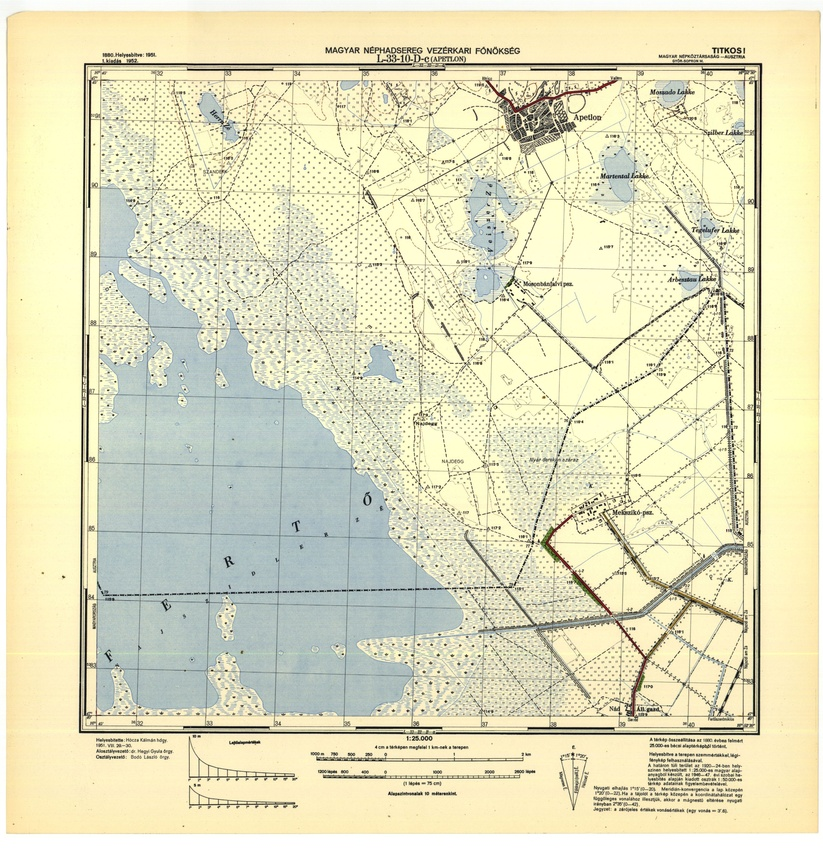
#> input picture test_maps/L-33-010-D-c.jpg, 823 x 857 px, shrunk from 3026 x 3150 before the run
$ python -i corner_utils.py   (imports and definitions only)   (older library calls are emulated)
#> lines starting #> are read from the running program, lines starting #| are printed output that depends on the picture; after the words box and inside, x2 and y2 are one past the last pixel; in counts of white or black regions, pixels touching at a corner belong together
import math
import cv2
import numpy as np


CORNER_ORDER = [
    "top_left",
    "top_right",
    "bottom_right",
    "bottom_left",
]

OUTPUT_RAW_MASK = "01_raw_gradient_laplacian_mask.jpg"
OUTPUT_THICK_LINE_MASK = "02_only_thick_straight_lines_mask.jpg"
OUTPUT_FINAL = "03_final_corners.jpg"


# ============================================================
# DETECTION CONFIG
# ============================================================

GAUSSIAN_BLUR_SIZE = 3
SHARP_AMOUNT = 1.8
SHARP_BLUR_SIZE = 5

SOBEL_KERNEL = 3
LAPLACIAN_KERNEL = 3

GRADIENT_WEIGHT = 0.55
LAPLACIAN_WEIGHT = 0.45

MASK_THRESHOLD = 45

OPEN_SIZE = 1
CLOSE_SIZE = 2
DILATE_SIZE = 1

MIN_COMPONENT_AREA = 250

PRE_CLOSE_SIZE = 7
PRE_OPEN_SIZE = 3

HORIZONTAL_KERNEL_RATIO = 0.06
VERTICAL_KERNEL_RATIO = 0.06

MIN_HORIZONTAL_KERNEL = 45
MIN_VERTICAL_KERNEL = 45

LINE_THICKEN_SIZE = 5
FINAL_CLOSE_SIZE = 9

MIN_LINE_SUPPORT_RATIO = 0.35

MIN_GAP = 3
MAX_GAP = 35

TOP_BOTTOM_SEARCH_RATIO = 0.35
LEFT_RIGHT_SEARCH_RATIO = 0.35

INNER_CORNER_OFFSET = 2


# ============================================================
# REFINEMENT CONFIG
# ============================================================

CROSS_SEARCH_RADIUS = 16
CORNER_NEIGHBORHOOD_RADIUS = 60

REFINE_DARK_THRESHOLD = 175

H_REFINE_KERNEL_SIZE = 25
V_REFINE_KERNEL_SIZE = 25

MIN_REFINE_LINE_SUPPORT = 10
REFINE_DISTANCE_PENALTY = 1.5


# ============================================================
# DRAWING CONFIG
# ============================================================

# OpenCV uses BGR.
# Dark green = final refined rectangle.
# Dark blue = before-refine rectangle.
COLOR_REFINED = (0, 120, 0)
COLOR_BEFORE_REFINE = (160, 70, 0)
COLOR_TEXT = (255, 255, 255)


# ============================================================
# BASIC HELPERS
# ============================================================

def clamp(v, lo, hi):
    return max(lo, min(hi, v))


def odd_kernel(size):
    size = int(size)

    if size < 1:
        size = 1

    if size % 2 == 0:
        size += 1

    return size


def normalize_uint8(image):
    return cv2.normalize(
        image,
        None,
        0,
        255,
        cv2.NORM_MINMAX,
    ).astype(np.uint8)


def make_rect_kernel(w, h):
    return cv2.getStructuringElement(
        cv2.MORPH_RECT,
        (max(1, int(w)), max(1, int(h))),
    )


# ============================================================
# MASK BUILDING
# ============================================================

def sharpen_gray(gray):
    blur_size = odd_kernel(SHARP_BLUR_SIZE)

    blurred = cv2.GaussianBlur(
        gray,
        (blur_size, blur_size),
        0,
    )

    sharp = cv2.addWeighted(
        gray,
        1.0 + SHARP_AMOUNT,
        blurred,
        -SHARP_AMOUNT,
        0,
    )

    return sharp


def make_gradient_laplacian_mask(image_bgr):
    gray = cv2.cvtColor(image_bgr, cv2.COLOR_BGR2GRAY)

    gray = cv2.GaussianBlur(
        gray,
        (
            odd_kernel(GAUSSIAN_BLUR_SIZE),
            odd_kernel(GAUSSIAN_BLUR_SIZE),
        ),
        0,
    )

    gray = sharpen_gray(gray)

    gx = cv2.Sobel(
        gray,
        cv2.CV_32F,
        1,
        0,
        ksize=SOBEL_KERNEL,
    )

    gy = cv2.Sobel(
        gray,
        cv2.CV_32F,
        0,
        1,
        ksize=SOBEL_KERNEL,
    )

    gradient = cv2.magnitude(gx, gy)
    gradient = normalize_uint8(gradient)

    laplacian = cv2.Laplacian(
        gray,
        cv2.CV_32F,
        ksize=LAPLACIAN_KERNEL,
    )

    laplacian = np.abs(laplacian)
    laplacian = normalize_uint8(laplacian)

    combined = cv2.addWeighted(
        gradient,
        GRADIENT_WEIGHT,
        laplacian,
        LAPLACIAN_WEIGHT,
        0,
    )

    combined = normalize_uint8(combined)

    _, mask = cv2.threshold(
        combined,
        MASK_THRESHOLD,
        255,
        cv2.THRESH_BINARY,
    )

    if OPEN_SIZE > 0:
        mask = cv2.morphologyEx(
            mask,
            cv2.MORPH_OPEN,
            make_rect_kernel(OPEN_SIZE, OPEN_SIZE),
        )

    if CLOSE_SIZE > 0:
        mask = cv2.morphologyEx(
            mask,
            cv2.MORPH_CLOSE,
            make_rect_kernel(CLOSE_SIZE, CLOSE_SIZE),
        )

    if DILATE_SIZE > 0:
        mask = cv2.dilate(
            mask,
            make_rect_kernel(DILATE_SIZE, DILATE_SIZE),
            iterations=1,
        )

    return mask


def remove_small_components(mask, min_area):
    num_labels, labels, stats, _ = cv2.connectedComponentsWithStats(
        mask,
        connectivity=8,
    )

    cleaned = np.zeros_like(mask)

    for label in range(1, num_labels):
        area = stats[label, cv2.CC_STAT_AREA]

        if area >= min_area:
            cleaned[labels == label] = 255

    return cleaned


def keep_only_thick_straight_lines(mask):
    h, w = mask.shape[:2]

    cleaned = mask.copy()

    cleaned = cv2.morphologyEx(
        cleaned,
        cv2.MORPH_CLOSE,
        make_rect_kernel(PRE_CLOSE_SIZE, PRE_CLOSE_SIZE),
        iterations=2,
    )

    cleaned = cv2.morphologyEx(
        cleaned,
        cv2.MORPH_OPEN,
        make_rect_kernel(PRE_OPEN_SIZE, PRE_OPEN_SIZE),
        iterations=1,
    )

    cleaned = remove_small_components(
        cleaned,
        MIN_COMPONENT_AREA,
    )

    horizontal_kernel_w = max(
        MIN_HORIZONTAL_KERNEL,
        int(w * HORIZONTAL_KERNEL_RATIO),
    )

    vertical_kernel_h = max(
        MIN_VERTICAL_KERNEL,
        int(h * VERTICAL_KERNEL_RATIO),
    )

    horizontal = cv2.morphologyEx(
        cleaned,
        cv2.MORPH_OPEN,
        make_rect_kernel(horizontal_kernel_w, 3),
        iterations=1,
    )

    vertical = cv2.morphologyEx(
        cleaned,
        cv2.MORPH_OPEN,
        make_rect_kernel(3, vertical_kernel_h),
        iterations=1,
    )

    straight = cv2.bitwise_or(horizontal, vertical)

    straight = cv2.dilate(
        straight,
        make_rect_kernel(LINE_THICKEN_SIZE, LINE_THICKEN_SIZE),
        iterations=1,
    )

    straight = cv2.morphologyEx(
        straight,
        cv2.MORPH_CLOSE,
        make_rect_kernel(FINAL_CLOSE_SIZE, FINAL_CLOSE_SIZE),
        iterations=2,
    )

    straight = remove_small_components(
        straight,
        MIN_COMPONENT_AREA,
    )

    return straight


# ============================================================
# CORRIDOR DETECTION
# ============================================================

def find_double_horizontal_space(mask, y_start, y_end):
    h, w = mask.shape[:2]

    roi = mask[y_start:y_end, :]

    if roi.size == 0:
        return None

    row_support = np.count_nonzero(roi > 0, axis=1)
    support_threshold = int(w * MIN_LINE_SUPPORT_RATIO)

    strong_rows = np.where(row_support >= support_threshold)[0]

    best = None
    best_score = -1

    for i in range(len(strong_rows)):
        for j in range(i + 1, len(strong_rows)):
            y1 = strong_rows[i]
            y2 = strong_rows[j]

            gap = y2 - y1

            if gap < MIN_GAP:
                continue

            if gap > MAX_GAP:
                break

            middle = roi[y1 + 1:y2, :]

            if middle.size == 0:
                continue

            empty_score = 1.0 - (
                np.count_nonzero(middle > 0) / middle.size
            )

            line_score = (
                row_support[y1] + row_support[y2]
            ) / (2.0 * w)

            score = empty_score * 0.65 + line_score * 0.35

            if score > best_score:
                best_score = score
                best = (
                    y_start + y1,
                    y_start + y2,
                    best_score,
                )

    return best


def find_double_vertical_space(mask, x_start, x_end):
    h, w = mask.shape[:2]

    roi = mask[:, x_start:x_end]

    if roi.size == 0:
        return None

    col_support = np.count_nonzero(roi > 0, axis=0)
    support_threshold = int(h * MIN_LINE_SUPPORT_RATIO)

    strong_cols = np.where(col_support >= support_threshold)[0]

    best = None
    best_score = -1

    for i in range(len(strong_cols)):
        for j in range(i + 1, len(strong_cols)):
            x1 = strong_cols[i]
            x2 = strong_cols[j]

            gap = x2 - x1

            if gap < MIN_GAP:
                continue

            if gap > MAX_GAP:
                break

            middle = roi[:, x1 + 1:x2]

            if middle.size == 0:
                continue

            empty_score = 1.0 - (
                np.count_nonzero(middle > 0) / middle.size
            )

            line_score = (
                col_support[x1] + col_support[x2]
            ) / (2.0 * h)

            score = empty_score * 0.65 + line_score * 0.35

            if score > best_score:
                best_score = score
                best = (
                    x_start + x1,
                    x_start + x2,
                    best_score,
                )

    return best


def get_inner_corridor_intersection_points(top, bottom, left, right, width, height):
    if top is None or bottom is None or left is None or right is None:
        return None

    _, top_inner_y, _ = top
    bottom_inner_y, _, _ = bottom

    _, left_inner_x, _ = left
    right_inner_x, _, _ = right

    offset = INNER_CORNER_OFFSET

    points = {
        "top_left": (
            left_inner_x + offset,
            top_inner_y + offset,
        ),
        "top_right": (
            right_inner_x - offset,
            top_inner_y + offset,
        ),
        "bottom_right": (
            right_inner_x - offset,
            bottom_inner_y - offset,
        ),
        "bottom_left": (
            left_inner_x + offset,
            bottom_inner_y - offset,
        ),
    }

    safe_points = {}

    for name, (x, y) in points.items():
        safe_points[name] = (
            clamp(int(round(x)), 0, width - 1),
            clamp(int(round(y)), 0, height - 1),
        )

    return safe_points


def detect_initial_corners(image_bgr):
    h, w = image_bgr.shape[:2]

    raw_mask = make_gradient_laplacian_mask(image_bgr)
    thick_line_mask = keep_only_thick_straight_lines(raw_mask)

    top_end = int(h * TOP_BOTTOM_SEARCH_RATIO)
    bottom_start = int(h * (1.0 - TOP_BOTTOM_SEARCH_RATIO))

    left_end = int(w * LEFT_RIGHT_SEARCH_RATIO)
    right_start = int(w * (1.0 - LEFT_RIGHT_SEARCH_RATIO))

    top = find_double_horizontal_space(thick_line_mask, 0, top_end)
    bottom = find_double_horizontal_space(thick_line_mask, bottom_start, h)
    left = find_double_vertical_space(thick_line_mask, 0, left_end)
    right = find_double_vertical_space(thick_line_mask, right_start, w)

    points = get_inner_corridor_intersection_points(
        top,
        bottom,
        left,
        right,
        w,
        h,
    )

    debug_info = {
        "raw_mask": raw_mask,
        "thick_line_mask": thick_line_mask,
        "top": top,
        "bottom": bottom,
        "left": left,
        "right": right,
    }

    return points, debug_info


def detect_corners_with_second_script_logic(image_bgr):
    return detect_initial_corners(image_bgr)


# ============================================================
# CORNER REFINEMENT
# ============================================================

def crop_neighborhood(img, center, radius):
    h, w = img.shape[:2]

    cx, cy = center

    x1 = clamp(cx - radius, 0, w - 1)
    y1 = clamp(cy - radius, 0, h - 1)
    x2 = clamp(cx + radius, 0, w - 1)
    y2 = clamp(cy + radius, 0, h - 1)

    roi = img[y1:y2 + 1, x1:x2 + 1].copy()

    return roi, x1, y1


def build_refine_dark_mask(gray):
    _, dark = cv2.threshold(
        gray,
        REFINE_DARK_THRESHOLD,
        255,
        cv2.THRESH_BINARY_INV,
    )

    return dark


def detect_refine_line_masks(dark):
    h_mask = cv2.morphologyEx(
        dark,
        cv2.MORPH_OPEN,
        make_rect_kernel(H_REFINE_KERNEL_SIZE, 1),
    )

    v_mask = cv2.morphologyEx(
        dark,
        cv2.MORPH_OPEN,
        make_rect_kernel(1, V_REFINE_KERNEL_SIZE),
    )

    h_mask = cv2.dilate(
        h_mask,
        make_rect_kernel(5, 1),
        iterations=1,
    )

    v_mask = cv2.dilate(
        v_mask,
        make_rect_kernel(1, 5),
        iterations=1,
    )

    return h_mask, v_mask


def score_cross_candidate(h_mask, v_mask, x, y):
    h, w = h_mask.shape[:2]

    left = max(0, x - CROSS_SEARCH_RADIUS)
    right = min(w - 1, x + CROSS_SEARCH_RADIUS)
    top = max(0, y - CROSS_SEARCH_RADIUS)
    bottom = min(h - 1, y + CROSS_SEARCH_RADIUS)

    h_row = h_mask[y, left:right + 1]
    v_col = v_mask[top:bottom + 1, x]

    h_support = int(np.count_nonzero(h_row))
    v_support = int(np.count_nonzero(v_col))

    direct_hit = 0

    if h_mask[y, x] > 0:
        direct_hit += 1

    if v_mask[y, x] > 0:
        direct_hit += 1

    score = h_support + v_support + direct_hit * 25

    if h_support < MIN_REFINE_LINE_SUPPORT:
        score -= 1000

    if v_support < MIN_REFINE_LINE_SUPPORT:
        score -= 1000

    return score, h_support, v_support


def refine_corner_by_cross(original, predicted_corner):
    roi, rx1, ry1 = crop_neighborhood(
        original,
        predicted_corner,
        CORNER_NEIGHBORHOOD_RADIUS,
    )

    gray = cv2.cvtColor(roi, cv2.COLOR_BGR2GRAY)

    gray = cv2.GaussianBlur(
        gray,
        (3, 3),
        0,
    )

    dark = build_refine_dark_mask(gray)
    h_mask, v_mask = detect_refine_line_masks(dark)

    local_guess_x = int(round(predicted_corner[0] - rx1))
    local_guess_y = int(round(predicted_corner[1] - ry1))

    h, w = gray.shape[:2]

    sx1 = clamp(local_guess_x - CROSS_SEARCH_RADIUS, 0, w - 1)
    sy1 = clamp(local_guess_y - CROSS_SEARCH_RADIUS, 0, h - 1)
    sx2 = clamp(local_guess_x + CROSS_SEARCH_RADIUS, 0, w - 1)
    sy2 = clamp(local_guess_y + CROSS_SEARCH_RADIUS, 0, h - 1)

    best = None

    for y in range(sy1, sy2 + 1):
        for x in range(sx1, sx2 + 1):
            score, h_support, v_support = score_cross_candidate(
                h_mask,
                v_mask,
                x,
                y,
            )

            dist = math.sqrt(
                (x - local_guess_x) ** 2 +
                (y - local_guess_y) ** 2,
            )

            final_score = score - dist * REFINE_DISTANCE_PENALTY

            if best is None or final_score > best["score"]:
                best = {
                    "score": final_score,
                    "point": (rx1 + x, ry1 + y),
                    "h_support": h_support,
                    "v_support": v_support,
                }

    if best is None:
        return predicted_corner, {
            "score": None,
            "h_support": 0,
            "v_support": 0,
        }

    return best["point"], best


def refine_all_corners_by_cross(original, predicted_points):
    refined = {}
    refine_info = {}

    for corner in CORNER_ORDER:
        refined_point, info = refine_corner_by_cross(
            original,
            predicted_points[corner],
        )

        refined[corner] = refined_point
        refine_info[corner] = info

    return refined, refine_info


def detect_and_refine_corners(image_bgr):
    predicted_points, debug_info = detect_initial_corners(image_bgr)

    if predicted_points is None:
        return None, None

    refined_points, refine_info = refine_all_corners_by_cross(
        image_bgr,
        predicted_points,
    )

    debug_info["before_refine"] = predicted_points
    debug_info["after_refine"] = refined_points
    debug_info["refine_info"] = refine_info

    return refined_points, debug_info


# ============================================================
# DRAWING HELPERS
# ============================================================

# [87 lines left out: functions draw_point, draw_polygon, draw_corner_set, draw_final_corners, not called in this run]

>>> import cv2
>>> picture = cv2.imread('../test_maps/L-33-010-D-c.jpg')
#> picture is the input picture: shape (857, 823, 3); mean B, G, R 190, 222.5, 224.6
>>> result = detect_and_refine_corners(picture)
#> in make_gradient_laplacian_mask, `gray = cv2.cvtColor(image_bgr, cv2.COLOR_BGR2GRAY)`:
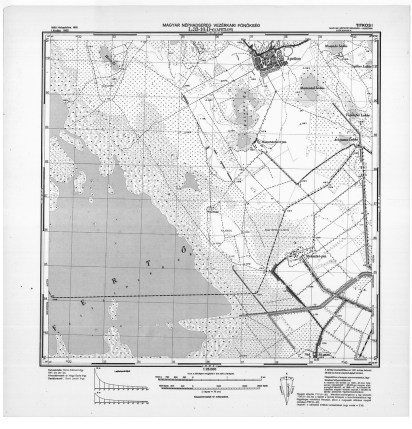
#> gray: shape (857, 823) (shown at 1/2 size); min 1, max 255, mean 219.5
#> in make_gradient_laplacian_mask, `gy = cv2.Sobel( gray, cv2.CV_32F, 0, 1, ksize=SOBEL_KERNEL, )`:
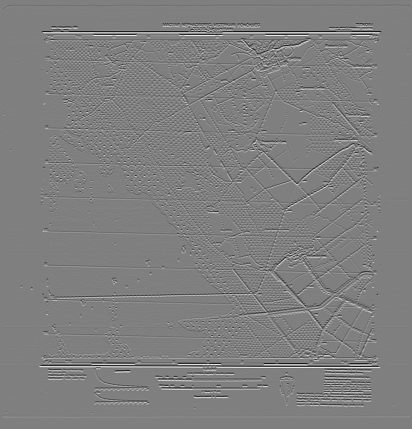
#> gy: shape (857, 823) float32 (shown at 1/2 size); min -1020, max 1020, mean 0; drawn with min black and max white
#> in make_gradient_laplacian_mask, `_, mask = cv2.threshold( combined, MASK_THRESHOLD, 255, cv2.THRESH_BIN..`:
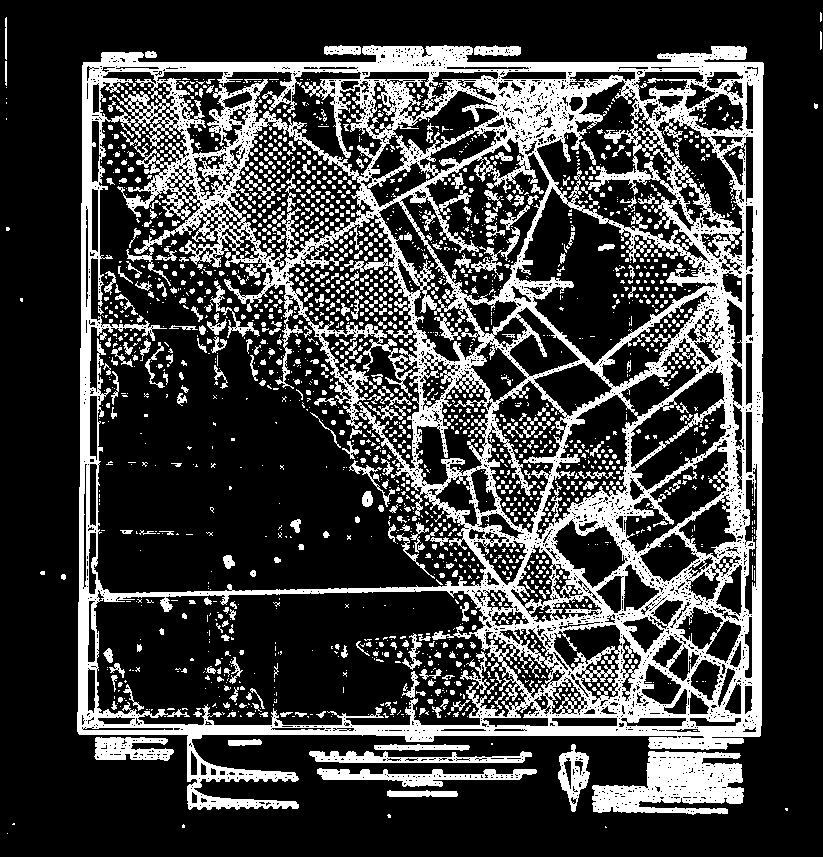
#> mask: shape (857, 823); 25.2% white; 2179 white regions (1767 under 20 px), largest, box (x1, y1, x2, y2) and area: (77, 45, 764, 810) 131085, (592, 751, 744, 815) 6089, (317, 768, 537, 787) 1833
#> in remove_small_components, `num_labels, labels, stats, _ = cv2.connectedComponentsWithStats( mask,..`:
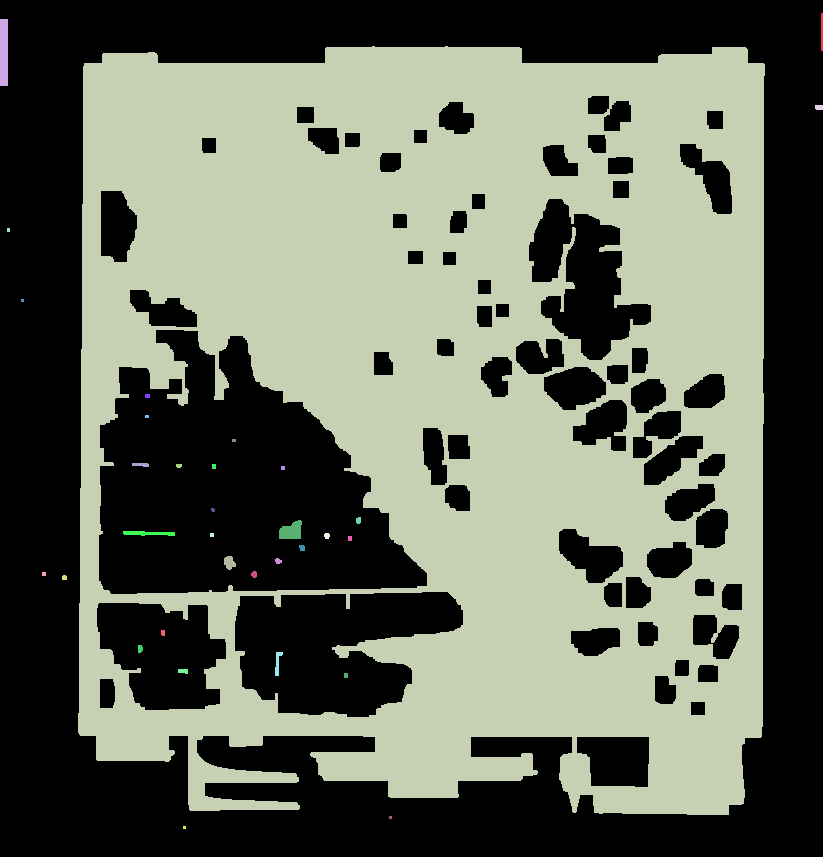
#> labels: shape (857, 823) int32; 34 distinct labels, from 0 to 33; one colour per label, 0 black
#> in remove_small_components, `num_labels, labels, stats, _ = cv2.connectedComponentsWithStats( mask,..`: num_labels = 34; stats = 34 rows, first 6: [0, 0, 823, 857, 350659], [821, 13, 2, 38, 76], [0, 19, 8, 67, 536], [78, 46, 687, 769, 352705], [815, 105, 8, 5, 39], [7, 228, 3, 4, 12]
#> the loop in remove_small_components, `for label in range(1, num_labels):` made 33 passes
#> area on passes 1, 2, 3, 4, 7, 10, 11, 12: 76, 536, 352705, 39, 20, 56, 22, 20
#> in keep_only_thick_straight_lines, `horizontal = cv2.morphologyEx( cleaned, cv2.MORPH_OPEN, make_rect_kern..`:
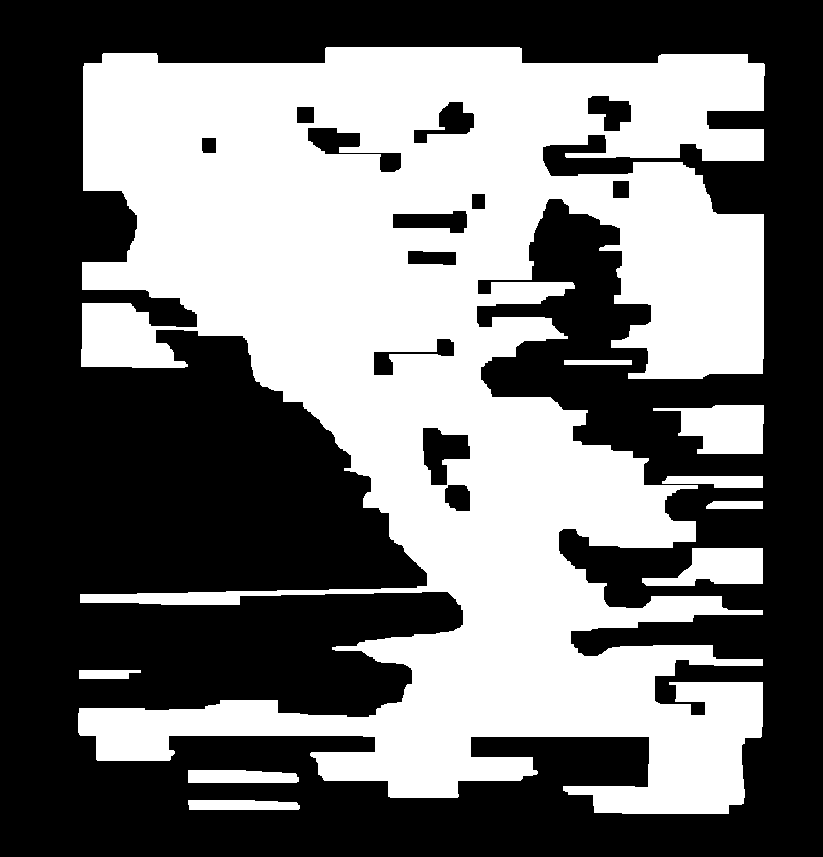
#> horizontal: shape (857, 823); 44.4% white; 9 white regions, largest, box (x1, y1, x2, y2) and area: (78, 47, 765, 814) 301701, (653, 405, 764, 454) 3668, (642, 548, 763, 586) 2978
#> (the rest of the program and of its run is left out)
